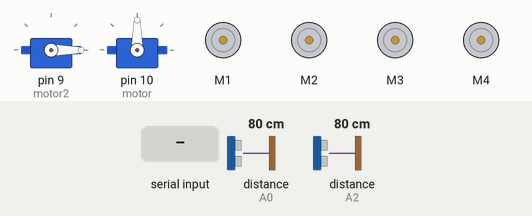
This sketch was run on a simulated Arduino Uno, built with avr-gcc and run on an emulated ATmega328P. Parts: 2 × servo, 4 × DC motor (green arrow = forward, orange = backward, longer = faster). Wiring (inferred from the names in the program): 2 × ultrasonic range finder: trigger A1, echo A0 / trigger A3, echo A2. The test bench sets the inputs (shaded band); at power-on: distance to the obstacle (sensors on A0, A2) 80 cm. The echo pulse lasts 58.3 µs per cm; what the sketch prints to the serial monitor is not drawn.

Above: at 1.3 s.
1.4 s: "l" received over Serial
At 3.9 s:
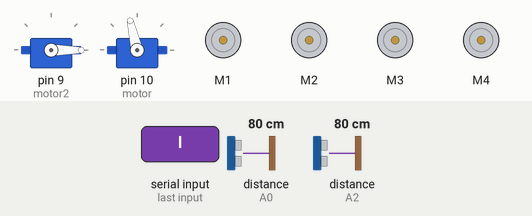
4.2 s: distance to the obstacle (sensor on A0) set to 56 cm
5.7 s: distance to the obstacle (sensor on A0) set to 48 cm
At 5.9 s:
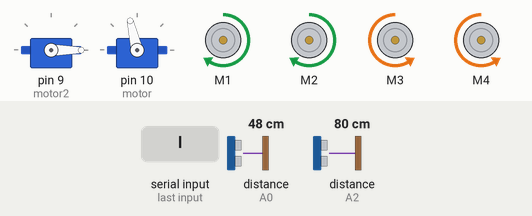
8.7 s: "f" received over Serial
11.7 s: "r" received over Serial
At 12.3 s:
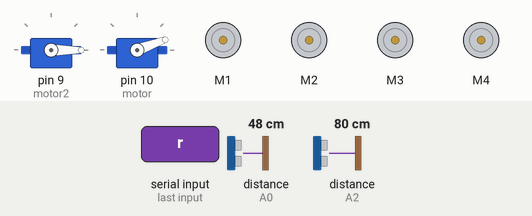
14.7 s: distance to the obstacle (sensor on A0) set to 60 cm
At 15.5 s:
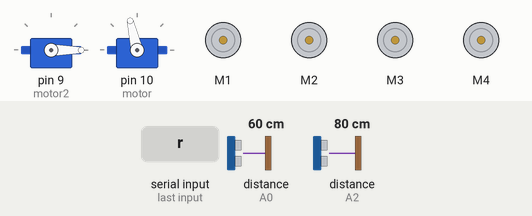
Timing chart, 0 to 17.2 s (numbered marks = the images above; inputs shaded):
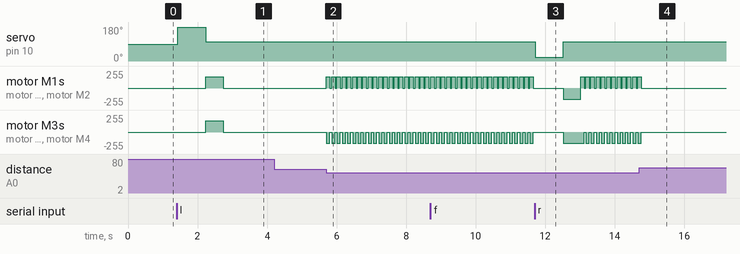

The sketch:

VCSD.ino
```cpp
#include <Servo.h>
#include <AFMotor.h>          //for motor shield

//ultrasonic sensor for car
#define Echo A0
#define Trig A1
#define motor 10

#define Speed 170
#define spoint 103

//ultrasonic sensor for dustbin
#define Echo2 A2
#define Trig2 A3
#define motor2 9

char value;
int distance;
int Left;
int Right;
int L = 0;
int R = 0;
int L1 = 0;
int R1 = 0;
int led= 10;
long duration, dist, average;
long aver[3];


Servo servo;           //servo motor object for car
Servo servo2;          //servo motor object for dustbin lid
AF_DCMotor M1(1);
AF_DCMotor M2(2);
AF_DCMotor M3(3);
AF_DCMotor M4(4);


void setup() {
  Serial.begin(9600);
  pinMode(Trig2, OUTPUT);
  pinMode(Echo2, INPUT);
  servo2.attach(motor2);   // for dustbin
  servo2.write(0);         //close cap on power on
  delay(100);
  servo2.detach();
  pinMode(Trig, OUTPUT);
  pinMode(Echo, INPUT);
  servo.attach(motor);       // for car
  M1.setSpeed(Speed);
  M2.setSpeed(Speed);
  M3.setSpeed(Speed);
  M4.setSpeed(Speed);
}
void loop() {
  voicecontrol();
  Obstacle();
  Object();
}


void Obstacle() {
  distance = ultrasonic();
  if (distance <= 50) {
    Stop();
    backward();
    delay(100);
    Stop();
  }
}

void voicecontrol() {
  if (Serial.available() > 0) {         // to check for any data through bluetooth connection
    value = Serial.read();
    Serial.println(value);
    if (value == 'f') {
      forward();
      /*delay(500);
      Stop();*/
    } else if (value == 'b') {
      backward();
      delay(500);
      Stop();
    } else if (value == 'l') {
      L = leftsee();
      servo.write(spoint);
      if (L >= 10 ) {
        left();
        delay(500);
        Stop();
      } else if (L < 10) {
        Stop();
      }
    } else if (value == 'r') {
      R = rightsee();
      servo.write(spoint);
      if (R >= 10 ) {
        right();
        delay(500);
        Stop();
      } else if (R < 10) {
        Stop();
      }
    } else if (value == 's') {
      Stop();
    }
  }
}

void Object(){
  for (int i=0;i<=2;i++) {   //average distance
    measure();
   aver[i]=dist;
    delay(10);              //delay between measurements
  }
 dist=(aver[0]+aver[1]+aver[2])/3;

  if ( dist<20 ) {
 //Change distance as per your need
    servo2.attach(motor2);
    delay(1);
    servo2.write(0);
    delay(3000);
    servo2.write(150);
    delay(1000);
    servo2.detach();
  }
  Serial.print(dist);
}

void measure() {
  digitalWrite(10,HIGH);
  digitalWrite(Trig2, LOW);
  delayMicroseconds(5);
  digitalWrite(Trig2, HIGH);
  delayMicroseconds(15);
  digitalWrite(Trig2, LOW);
  pinMode(Echo2, INPUT);
  duration = pulseIn(Echo2, HIGH);
  dist = (duration/2) / 29.1;    //obtain distance
}

int ultrasonic() {
  digitalWrite(Trig, LOW);
  delayMicroseconds(4);
  digitalWrite(Trig, HIGH);
  delayMicroseconds(10);
  digitalWrite(Trig, LOW);
  long t = pulseIn(Echo, HIGH);
  long cm = t / 29 / 2; //time convert distance
  return cm;
}

void left() {
  M1.run(FORWARD);
  M2.run(FORWARD);
  M3.run(FORWARD);
  M4.run(FORWARD);
}
void right() {
  M1.run(BACKWARD);
  M2.run(BACKWARD);
  M3.run(BACKWARD);
  M4.run(BACKWARD);
}
void forward() {
  distance = ultrasonic();
  if (distance <= 50) {
    Stop();
    backward ();
  }
  M1.run(BACKWARD);
  M2.run(BACKWARD);
  M3.run(FORWARD);
  M4.run(FORWARD);
  distance = ultrasonic();
  if (distance <= 50) {
    Stop();
    backward ();
  }
}
void backward() {
  M1.run(FORWARD);
  M2.run(FORWARD);
  M3.run(BACKWARD);
  M4.run(BACKWARD);
}
void Stop() {
  M1.run(RELEASE);
  M2.run(RELEASE);
  M3.run(RELEASE);
  M4.run(RELEASE);
}
int rightsee() {
  servo.write(20);
  delay(800);
  Left = ultrasonic();
  return Left;
}
int leftsee() {
  servo.write(180);
  delay(800);
  Right = ultrasonic();
  return Right;
}
```

Measured:
- the behaviour switches between 52 and 51 cm on distance to the obstacle (sensor on A0) (found by bisection; images 1 and 2)
- after the input at 1.4 s, servo on pin 10 (motor): 90° → 180° at once, → 103° 0.81 s later; motor M1–4: stopped → forward 170/255 after 0.83 s, → stopped 0.50 s later
- after the input at 4.2 s, every drawn part: stays the same
- after the input at 5.7 s, motor M1, motor M2: alternates forward 170/255 for 0.10 s and stopped for 0.05 s, starting at once; motor M3, motor M4: alternates backward 170/255 for 0.10 s and stopped for 0.05 s, starting at once
- after the input at 11.7 s, servo on pin 10 (motor): 103° → 20° at once, → 103° 0.80 s later
- after the input at 14.7 s, motor M1–4: goes on until 14.8 s, then stays stopped
